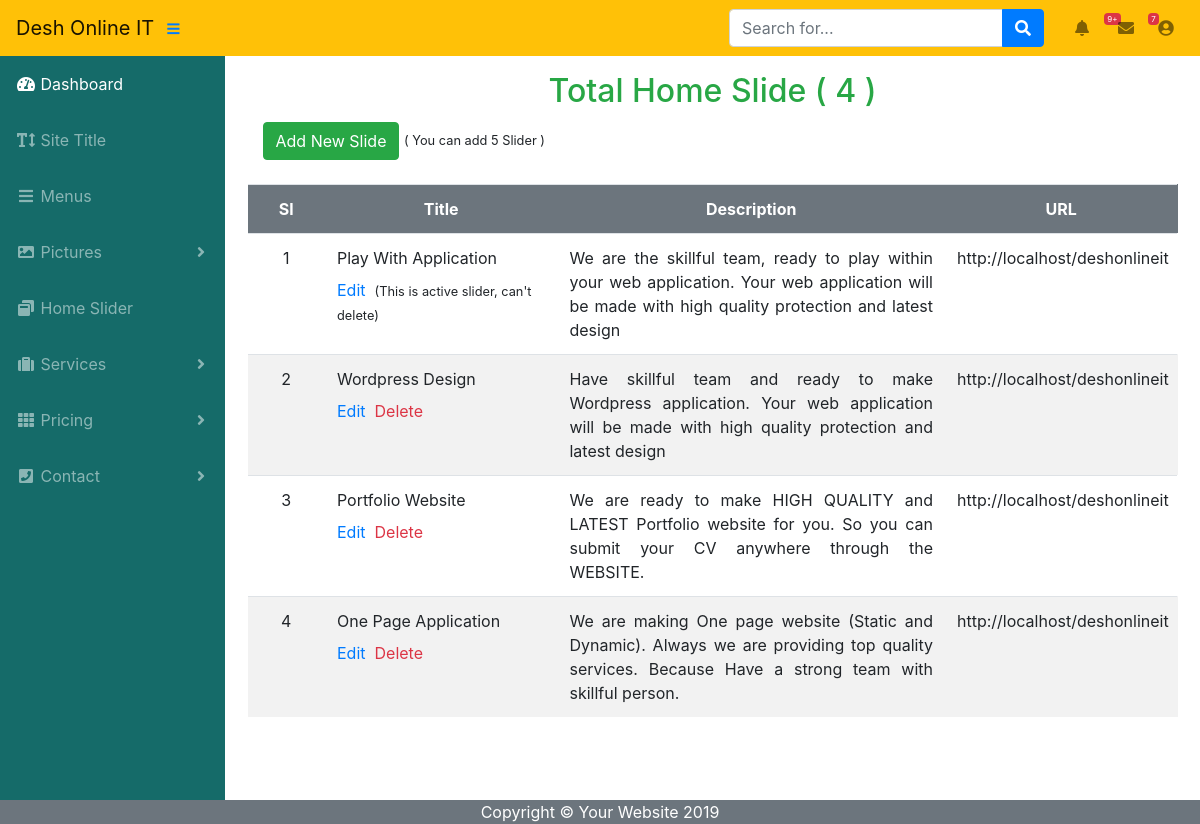
Screenshot of /back-end/all-slider.php (signed in) with the database file from the repository.
### tables this page shows
CREATE TABLE `home_slide` (
  `id` int(11) NOT NULL,
  `slide_title` varchar(200) NOT NULL,
  `slide_description` varchar(400) NOT NULL,
  `read_more` varchar(200) NOT NULL,
  `status` varchar(11) DEFAULT NULL
);

### back-end/all-slider.php (the view, shortened to what this page needs)
<?php
	include('header.php');
	include('sidebar.php');
$query="select * from home_slide";
$result=$conn->query($query);
$All=mysqli_num_rows($result);
?>
<div id="view-slide">
	<h2 class="text-center text-success pt-3 py-1">Total Home Slide ( <?php echo $All; ?> )</h2>
	<div>
		<a class="btn btn-success text-weight-bold" href="add-slider.php">Add New Slide</a>
		<small>( You can add 5 Slider )</small>
	</div>
<div class="text-center bg-white">
	<div class="py-3">
			<table class="table table-striped">
				<tr class="row bg-secondary text-center align-middle text-white">
					<th class="col-1">Sl</th>
					<th class="col-3">Title</th>
					<th class="col-5">Description</th>
					<th class="col-3">URL</th>
				</tr>
				<?php
				$query="select * from home_slide";
				$result=$conn->query($query);
				$i='1';
				if(mysqli_num_rows($result)>0){
					while($col=mysqli_fetch_array($result)){
						?>
						<tr class="row">
							<td class="col-1 align-middle"><?php echo $i; ?>
							</td>
							<td class="col-3 text-left align-middle"><?php echo $col['slide_title']; ?>
							<div class="pt-2">
								<a class='text-primary' href="edit-slider.php?slide-id=<?php echo $col['id']; ?>" >Edit</a>&nbsp;
								<?php
								if($col['status']=='active'){
								 	echo "<small>(This is active slider, can't delete)";
								}else{
									echo '<a class="text-danger" href="delete-slider.php?slide-id='.$col['id'].'">Delete</a>';
								}
								?>
							</div>
						</td>
						<td class="col-5 align-middle text-justify"><?php echo $col['slide_description']; ?></td>
						<td class="col-3 align-middle text-justify"><?php echo $col['read_more']; ?></td>
					</tr>
				<?php
				$i++;
			}
		}
		?>
	</table>
</div>
</div>
</div>
<?php
	include('footer.php');
 ?>

### back-end/css/all-page.css (style rules this page uses)
#view-slide { width: 75%; margin: 0 auto; }

### rows the page displays
home_slide: slide_title "Play With Application", status "(This is active slider, can't delete)", slide_description "We are the skillful team, ready to play within your web application. Your web application will be made with high quality protection and latest design", read_more "http://localhost/deshonlineit"
home_slide: slide_title "Wordpress Design", slide_description "Have skillful team and ready to make Wordpress application. Your web application will be made with high quality protection and latest design", read_more "http://localhost/deshonlineit"
home_slide: slide_title "Portfolio Website", slide_description "We are ready to make HIGH QUALITY and LATEST Portfolio website for you. So you can submit your CV anywhere through the WEBSITE.", read_more "http://localhost/deshonlineit"
home_slide: slide_title "One Page Application", slide_description "We are making One page website (Static and Dynamic). Always we are providing top quality services. Because Have a strong team with skillful person.", read_more "http://localhost/deshonlineit"

### other values shown
$All "4"
